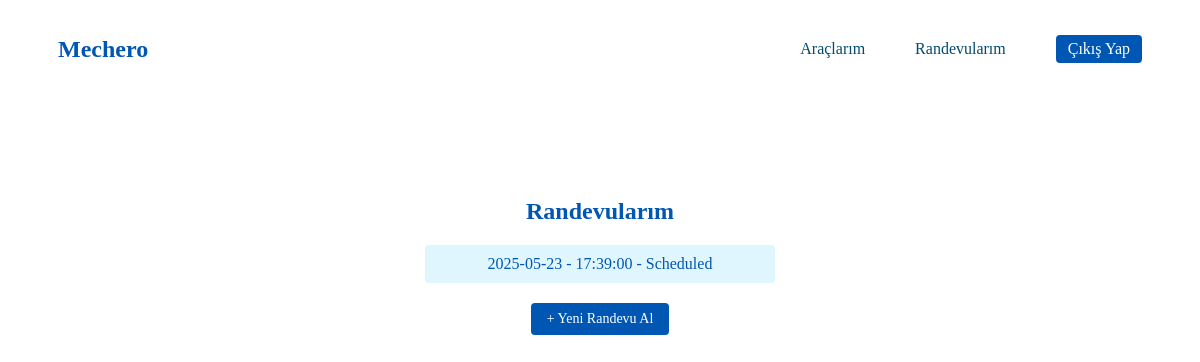
/user/appointments (signed in), run on the app's committed database.
### app/models.py (models this page shows)
class Appointment(db.Model):
    __tablename__ = 'appointments'
    id = db.Column(db.Integer, primary_key=True)
    date = db.Column(db.Date, nullable=False)
    time = db.Column(db.Time, nullable=False)
    status = db.Column(db.String(20), nullable=False, default='Scheduled')
    price = db.Column(db.Float, nullable=True)
    user_id = db.Column(db.Integer, db.ForeignKey('users.id'), nullable=False)
    vehicle_id = db.Column(db.Integer, db.ForeignKey('vehicles.id'), nullable=False)
    dealership_id = db.Column(db.Integer, db.ForeignKey('dealerships.id'), nullable=False)
    dealership = db.relationship('Dealership', backref='appointments')

### app/routes/user_routes.py (the view)
@bp.route('/appointments')
def appointments():
    user_appts = Appointment.query.filter_by(user_id=current_user.id).all()
    return render_template('user/appointments.html', appointments=user_appts)

### app/models.py (called while the page is built)
@login_manager.user_loader
def load_user(user_id):
    return User.query.get(int(user_id))

### app/templates/user/appointments.html
{% extends 'layout/base_user.html' %}
{% block content %}
<div class="appointments-page">
  <h2 class="appointments-title">Randevularım</h2>
  <ul class="appointments-list">
    {% for a in appointments %}
      <li class="appointment-item">{{ a.date }} - {{ a.time }} - {{ a.status }}</li>
    {% endfor %}
  </ul>
  <a href="{{ url_for('user.book_appointment') }}" class="add-appointment-button">+ Yeni Randevu Al</a>
</div>
{% endblock %}

### app/static/style.css (style rules this page uses)
.appointments-page { width: 350px; margin: 80px auto; padding: 20px; text-align: center; }
.appointments-title { color: #0056b3; margin-bottom: 20px; }
.appointments-list { list-style: none; padding: 0; margin: 0 0 20px 0; }
.appointment-item { background-color: #dff6ff; margin: 10px 0; padding: 10px; border-radius: 4px; color: #0056b3; }
.add-appointment-button { display: inline-block; background-color: #0056b3; color: white; padding: 8px 16px; border-radius: 4px; text-decoration: none; font-size: 14px; transition: background-color 0.3s; }

### data on the page
Appointment: date "2025-05-23", time "17:39:00", status "Scheduled"
